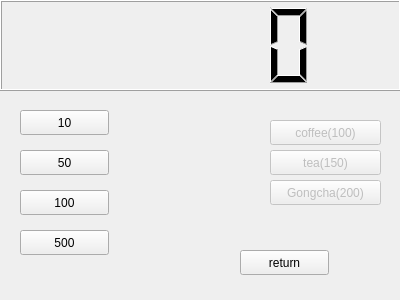
<?xml version="1.0" encoding="UTF-8"?>
<ui version="4.0">
 <class>Widget</class>
 <widget class="QWidget" name="Widget">
  <property name="geometry">
   <rect>
    <x>0</x>
    <y>0</y>
    <width>400</width>
    <height>300</height>
   </rect>
  </property>
  <property name="windowTitle">
   <string>Widget</string>
  </property>
  <widget class="QLCDNumber" name="lcdNumber">
   <property name="geometry">
    <rect>
     <x>0</x>
     <y>0</y>
     <width>401</width>
     <height>91</height>
    </rect>
   </property>
  </widget>
  <widget class="QPushButton" name="pb10">
   <property name="geometry">
    <rect>
     <x>20</x>
     <y>110</y>
     <width>89</width>
     <height>25</height>
    </rect>
   </property>
   <property name="text">
    <string>10</string>
   </property>
  </widget>
  <widget class="QPushButton" name="pb500">
   <property name="geometry">
    <rect>
     <x>20</x>
     <y>230</y>
     <width>89</width>
     <height>25</height>
    </rect>
   </property>
   <property name="text">
    <string>500</string>
   </property>
  </widget>
  <widget class="QPushButton" name="pb100">
   <property name="geometry">
    <rect>
     <x>20</x>
     <y>190</y>
     <width>89</width>
     <height>25</height>
    </rect>
   </property>
   <property name="text">
    <string>100</string>
   </property>
  </widget>
  <widget class="QPushButton" name="pb50">
   <property name="geometry">
    <rect>
     <x>20</x>
     <y>150</y>
     <width>89</width>
     <height>25</height>
    </rect>
   </property>
   <property name="text">
    <string>50</string>
   </property>
  </widget>
  <widget class="QPushButton" name="pbCoffee">
   <property name="enabled">
    <bool>false</bool>
   </property>
   <property name="geometry">
    <rect>
     <x>270</x>
     <y>120</y>
     <width>111</width>
     <height>25</height>
    </rect>
   </property>
   <property name="text">
    <string>coffee(100)</string>
   </property>
  </widget>
  <widget class="QPushButton" name="pbTea">
   <property name="enabled">
    <bool>false</bool>
   </property>
   <property name="geometry">
    <rect>
     <x>270</x>
     <y>150</y>
     <width>111</width>
     <height>25</height>
    </rect>
   </property>
   <property name="text">
    <string>tea(150)</string>
   </property>
  </widget>
  <widget class="QPushButton" name="pbGongcha">
   <property name="enabled">
    <bool>false</bool>
   </property>
   <property name="geometry">
    <rect>
     <x>270</x>
     <y>180</y>
     <width>111</width>
     <height>25</height>
    </rect>
   </property>
   <property name="text">
    <string>Gongcha(200)</string>
   </property>
  </widget>
  <widget class="QPushButton" name="ret">
   <property name="geometry">
    <rect>
     <x>240</x>
     <y>250</y>
     <width>89</width>
     <height>25</height>
    </rect>
   </property>
   <property name="text">
    <string>return</string>
   </property>
  </widget>
 </widget>
 <layoutdefault spacing="6" margin="11"/>
 <resources/>
 <connections/>
</ui>
